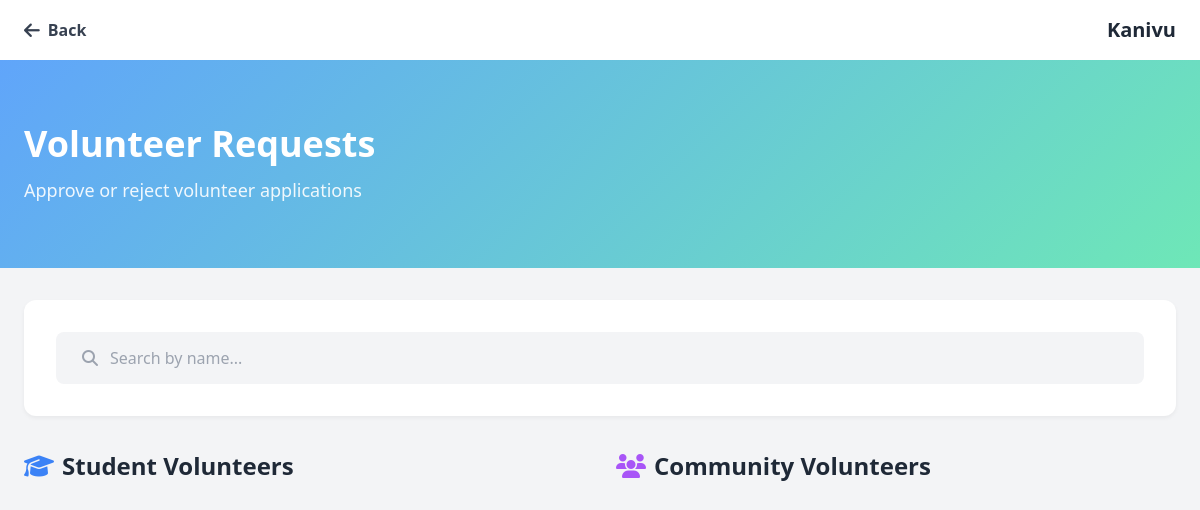
The page /dashboard/approve_volunteers/ (signed in) on the database as committed earlier.
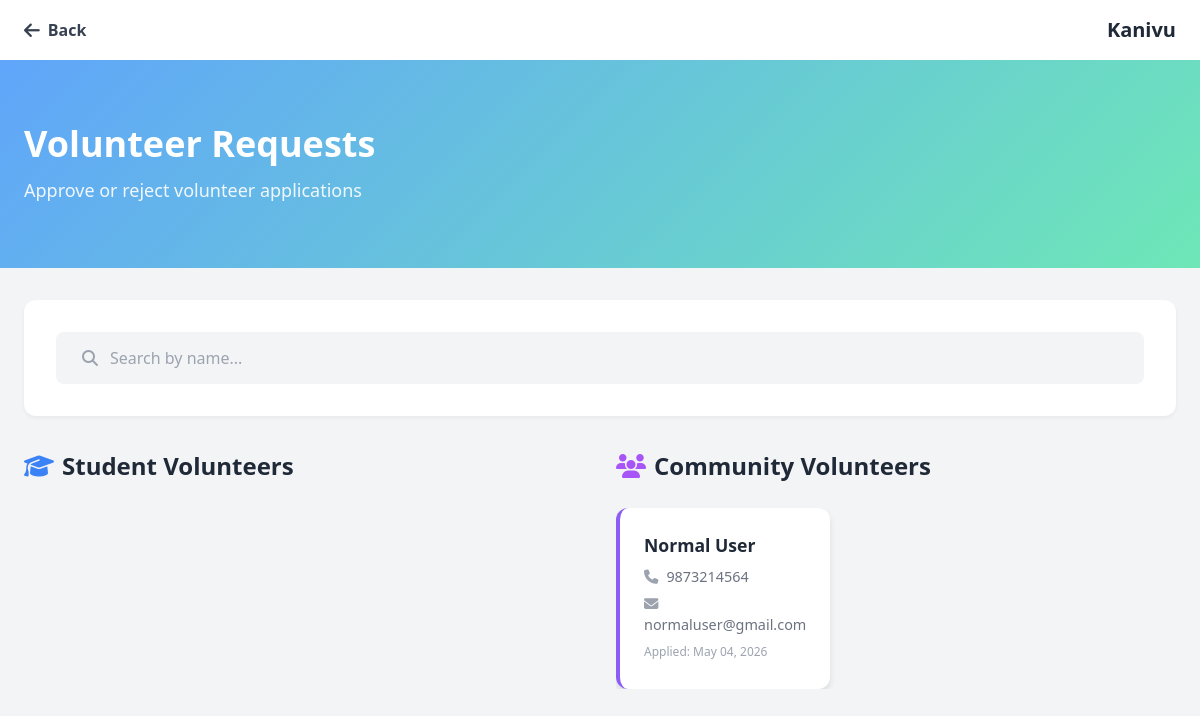
The same page on the database as committed later.
### volunteer/models.py (models this page shows, shortened)
class Volunteer(models.Model):
    BLOOD_GROUP_CHOICES = (
        ("A+", "A+"),
        ("A-", "A-"),
        ("B+", "B+"),
        ("B-", "B-"),
        ("AB+", "AB+"),
        ("AB-", "AB-"),
        ("O+", "O+"),
        ("O-", "O-"),
    )
    BATCH_CHOICES = (
        ("MCA", "MCA"),
        ("BCA", "BCA"),
        ("BSc CS", "BSc CS"),
        ("BCom", "BCom"),
        ("BA","BA"),
        ("BSW","BSW")
    )
    user = models.OneToOneField(User, on_delete=models.CASCADE)
    name = models.CharField(max_length=150)
    email = models.EmailField()
    phone = models.CharField(max_length=10)
    age = models.PositiveIntegerField()
    blood_group = models.CharField(
        max_length=5,
        choices=BLOOD_GROUP_CHOICES,
        blank=True,
        null=True
    )
    address = models.TextField()
    reason = models.TextField()
    is_approved=models.BooleanField(default=False)
    approved_by = models.ForeignKey(
        User,
        on_delete=models.SET_NULL,
        null=True,
        blank=True,
        related_name="approved_volunteers"
    )
    declined=models.BooleanField(default=False)
    rejection_reason = models.TextField(blank=True, null=True)
    is_student = models.BooleanField(default=False)
    was_student = models.BooleanField(default=False)
    admission_no = models.CharField(max_length=50, blank=True, null=True)
    start_year = models.CharField(max_length=5, blank=True, null=True)
    end_year = models.CharField(max_length=5, blank=True, null=True)
    batch = models.CharField(
        max_length=20,
        choices=BATCH_CHOICES,
        blank=True,
        null=True
    )
    created_at = models.DateTimeField(auto_now_add=True)
    def __str__(self):
        return self.name

### dashboard/views.py (the view)
# urls.py: path("approve_volunteers/",views.approve_volunteers,name="approve_volunteers"),
@login_required
def approve_volunteers(request):
    data = Volunteer.objects.filter(is_approved=False, declined=False).order_by("created_at")
    print(data)
    return render(request,"dashboard/approve_volunteers.html",{"data":data})

### templates/dashboard/approve_volunteers.html (shortened to what this page needs)
<!DOCTYPE html>
<html lang="en">
{% load static %}
<head>
    <script src="https://cdn.tailwindcss.com"></script>
    <link rel="stylesheet" href="https://cdnjs.cloudflare.com/ajax/libs/font-awesome/6.4.0/css/all.min.css">
</head>
<body class="bg-gray-100 font-sans">
    <nav class="bg-white shadow-md">
        <div class="max-w-7xl mx-auto px-6 py-4 flex justify-between items-center">
            <div class="flex items-center space-x-3">
                <button onclick="history.back()"
                    class="flex items-center space-x-2 text-gray-700 hover:text-blue-500 bg-transparent border-none cursor-pointer">
                    <i class="fa-solid fa-arrow-left text-lg"></i>
                    <span class="font-semibold">Back</span>
                </button>
            </div>
            <h1 class="text-xl font-bold text-gray-800">Kanivu</h1>
        </div>
    </nav>
    <section class="hero-gradient text-white py-16">
        <div class="max-w-7xl mx-auto px-6">
            <h1 class="text-4xl font-bold mb-3">Volunteer Requests</h1>
            <p class="text-lg opacity-90">Approve or reject volunteer applications</p>
        </div>
    </section>
    <div class="max-w-7xl mx-auto px-6 py-8">
        <div class="search-container">
            <div class="search-box">
                <i class="fas fa-search text-gray-400"></i>
                <input type="text" id="searchInput" placeholder="Search by name..." onkeyup="filterCards()">
            </div>
        </div>
        <div class="split-container">
            <div>
                <h2 class="section-title">
                    <i class="fas fa-graduation-cap text-blue-500"></i>
                    Student Volunteers
                </h2>
            </div>
            <div>
                <h2 class="section-title">
                    <i class="fas fa-users text-purple-500"></i>
                    Community Volunteers
                </h2>
                <div class="grid-container" id="nonStudentGrid">
                    {% for v in data %}
                    {% if not v.is_student %}
                    <div class="request-card non-student" onclick="openModal(this)" data-id="{{v.id}}"
                        data-name="{{v.name}}" data-email="{{v.email}}" data-phone="{{v.phone}}" data-age="{{v.age}}"
                        data-blood="{{v.blood_group}}" data-address="{{v.address}}" data-reason="{{v.reason}}"
                        data-student="{{v.is_student}}" data-admission="{{v.admission_no}}" data-batch="{{v.batch}}"
                        data-year="{{v.year}}" data-searchname="{{v.name|lower}}">
                        <div class="card-name">{{ v.name }}</div>
                        <div class="card-info"><i class="fas fa-phone text-gray-400 mr-2"></i>{{ v.phone }}</div>
                        <div class="card-info"><i class="fas fa-envelope text-gray-400 mr-2"></i>{{ v.email }}</div>
                        <div class="card-info text-xs text-gray-400 mt-2">
                            Applied: {{ v.created_at|date:"M d, Y" }}
                        </div>
                    </div>
                    {% endif %}
                    {% endfor %}
                </div>
            </div>
        </div>
    </div>
</body>
</html>

Rows that differ between the two databases and show on the page:
added Volunteer: name "Normal User", phone "9873214564", email "normaluser@gmail.com", created_at "May 04, 2026"
